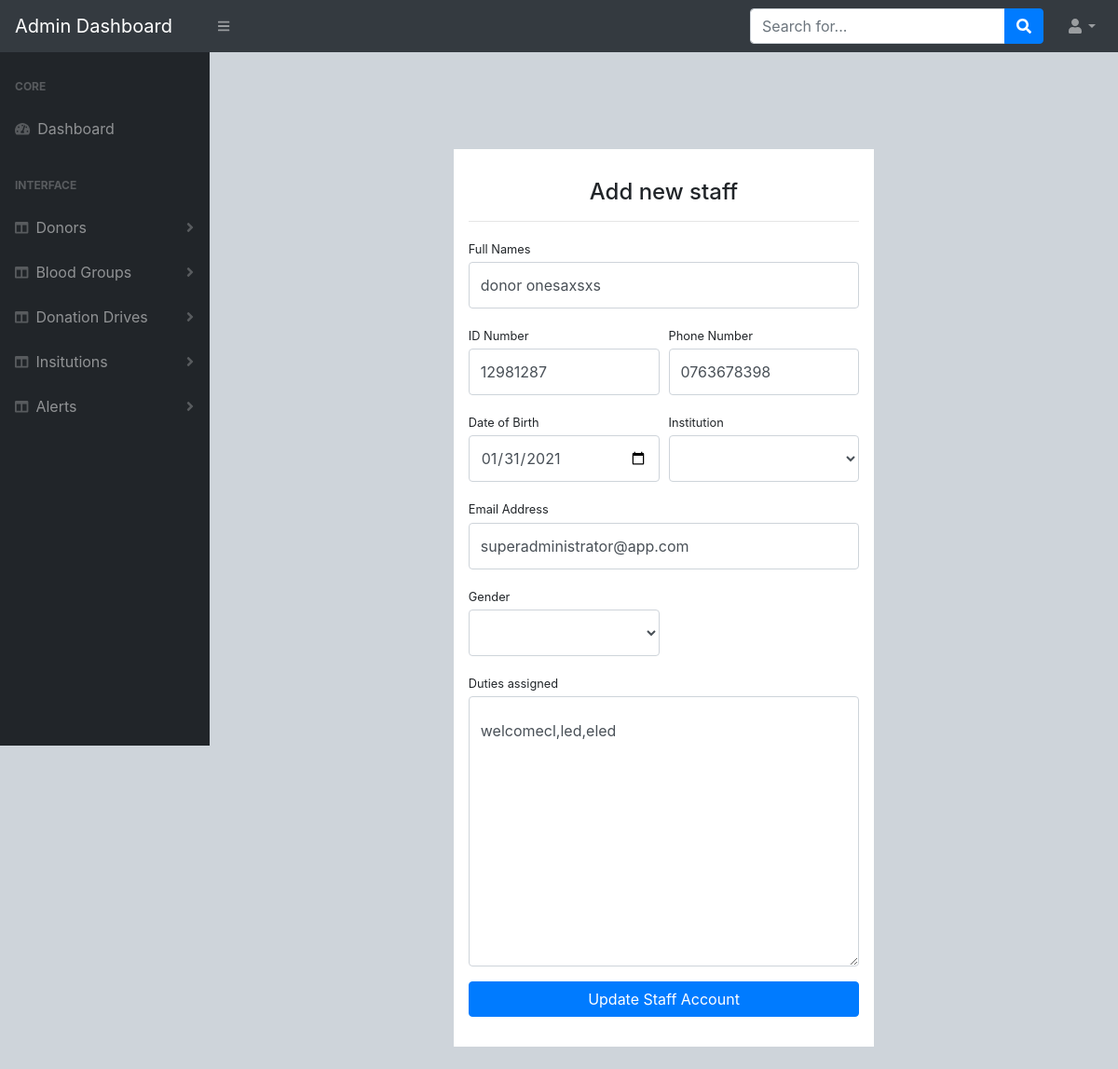
Screenshot of /staff/dist/editstaff.php?id=1 (signed in) with the database file from the repository.
### tables this page shows
CREATE TABLE `staff` (
  `staff_id` int(11) NOT NULL,
  `staff_name` varchar(100) NOT NULL,
  `staff_national_id` varchar(200) NOT NULL,
  `staff_sex` varchar(200) NOT NULL,
  `staff_dob` varchar(200) NOT NULL,
  `staff_phone_number` varchar(100) NOT NULL,
  `staff_email` varchar(100) NOT NULL,
  `staff_role` longtext NOT NULL,
  `staff_ institution_id` varchar(20) NOT NULL
);

### staff/dist/editstaff.php (the view, shortened to what this page needs)
<?php
$record = $_GET['id'];
include '../dbconnection.php';
$data = "SELECT * FROM `staff` WHERE `staff_id` = '$record'";
        $query = mysqli_query($conn, $data);
        while($fetch = mysqli_fetch_assoc($query)){
            $staffdob = $fetch['staff_dob'];
            $staffname = $fetch['staff_name'];
            $staffnumber = $fetch['staff_phone_number'];
            $staffemail = $fetch['staff_email'];
            $staffidnumber = $fetch['staff_national_id'];
            $staffroles = $fetch['staff_role'];
            global $staffdob;
            global $staffname;
            global $staffnumber;
            global $staffemail;
            global $staffidnumber;
            global $staffroles;
        }
?>
<!DOCTYPE html>
<html lang="en">
<head>
    <link href="css/styles.css" rel="stylesheet" />
    <link href="https://cdn.datatables.net/1.10.20/css/dataTables.bootstrap4.min.css" rel="stylesheet" />
</head>
<body class="sb-nav-fixed" style="background-color:#ced4da;">
    <nav class="sb-topnav navbar navbar-expand navbar-dark bg-dark">
        <a class="navbar-brand" href="dashboard.php">Admin Dashboard</a>
        <button class="btn btn-link btn-sm order-1 order-lg-0" id="sidebarToggle" href="#"><i class="fas fa-bars"></i></button>
        <form class="d-none d-md-inline-block form-inline ml-auto mr-0 mr-md-3 my-2 my-md-0">
            <div class="input-group">
                <input class="form-control" type="text" placeholder="Search for..." aria-label="Search" aria-describedby="basic-addon2" />
                <div class="input-group-append">
                    <button class="btn btn-primary" type="button"><i class="fas fa-search"></i></button>
                </div>
            </div>
        </form>
        <ul class="navbar-nav ml-auto ml-md-0">
            <li class="nav-item dropdown">
                <a class="nav-link dropdown-toggle" id="userDropdown" href="#" role="button" data-toggle="dropdown" aria-haspopup="true" aria-expanded="false"><i class="fas fa-user fa-fw"></i></a>
            </li>
        </ul>
    </nav>
    <div id="layoutSidenav">
        <div id="layoutSidenav_nav">
            <?php include_once 'sidebar.php'; ?>
        </div>
        <div id="layoutSidenav_content">
            <main>
                <div class="container-fluid">
                    <div class="row">
                        <div class="col-lg-3 col-md-3 col-sm-2 col-xs-1"></div>
                        <div class="col-lg-6 col-md-6 col-sm-8 col-xs-10 py-4">
                            <form style="background-color:white;padding:2rem 1rem;margin-top:5rem;" method="POST" action="">
                                <center>
                                    <h4>Add new staff</h4>
                                </center>
                                <hr>
                                <div class="form-group">
                                    <label class="small mb-1" for="inputFirstName">Full Names</label>
                                    <input class="form-control py-4" type="text" name="fullnames" value="<?php echo $staffname; ?>" />
                                </div>
                                <div class="form-row">
                                    <div class="col-md-6">
                                        <div class="form-group">
                                            <label class="small mb-1" for="inputFirstName">ID Number</label>
                                            <input class="form-control py-4" type="number" name="idnumber" min="10000000" value="<?php echo $staffidnumber; ?>"/>
                                        </div>
                                    </div>
                                    <div class="col-md-6">
                                        <div class="form-group">
                                            <label class="small mb-1" for="inputFirstName">Phone Number</label>
                                            <input class="form-control py-4" type="number" name="phone" min="0700000001" max="0799999999" value="<?php echo $staffnumber; ?>"/>
                                        </div>
                                    </div>
                                </div>
                                <div class="form-row">
                                    <div class="col-md-6">
                                        <div class="form-group">
                                            <label class="small mb-1" for="inputFirstName">Date of Birth</label>
                                            <input class="form-control py-4" type="date" name="dates" value="<?php echo $staffdob; ?>"/>
                                        </div>
                                    </div>
                                    <div class="col-md-6">
                                        <div class="form-group">
                                            <label class="small mb-1" for="inputLastName">Institution</label>
                                            <select name="institution" id="" class="form-control py-4">
                                                <option value="">select</option>
                                            </select>
                                        </div>
                                    </div>
                                </div>
                                <div class="form-group">
                                    <label class="small mb-1" for="inputEmailAddress">Email Address</label>
                                    <input class="form-control py-4" id="inputEmailAddress" type="email" name="email" value="<?php echo $staffemail; ?>" />
                                </div>
                                <div class="form-row">
                                    <div class="col-md-6">
                                        <div class="form-group">
                                            <label class="small mb-1" for="inputFirstName">Gender</label>
                                            <select name="gender" class="form-control py-4">
                                            <option value="">select</option>
                                            </select>
                                        </div>
                                    </div>
                                </div>
                                        <div class="form-group">
                                            <label class="small mb-1" for="inputFirstName">Duties assigned</label>
                                            <textarea name="rolseassigned" id="" cols="30" rows="10" class="form-control py-4"><?php echo $staffroles; ?></textarea>
                                        </div>
                                <button type="submit" class="btn btn-primary btn-block" name="uploadgroup">Update Staff Account</button>
                            </form>
                        </div>
                        <div class="col-lg-3 col-md-3 col-sm-2 col-xs-1"></div>
                    </div>
                </div>
            </main>
        </div>
    </div>
</body>
</html>

### rows the page displays
staff: fullnames "donor onesaxsxs", idnumber "12981287", phone "0763678398", dates "01/31/2021", email "superadministrator@app.com", rolseassigned "welcomecl,led,eled"
